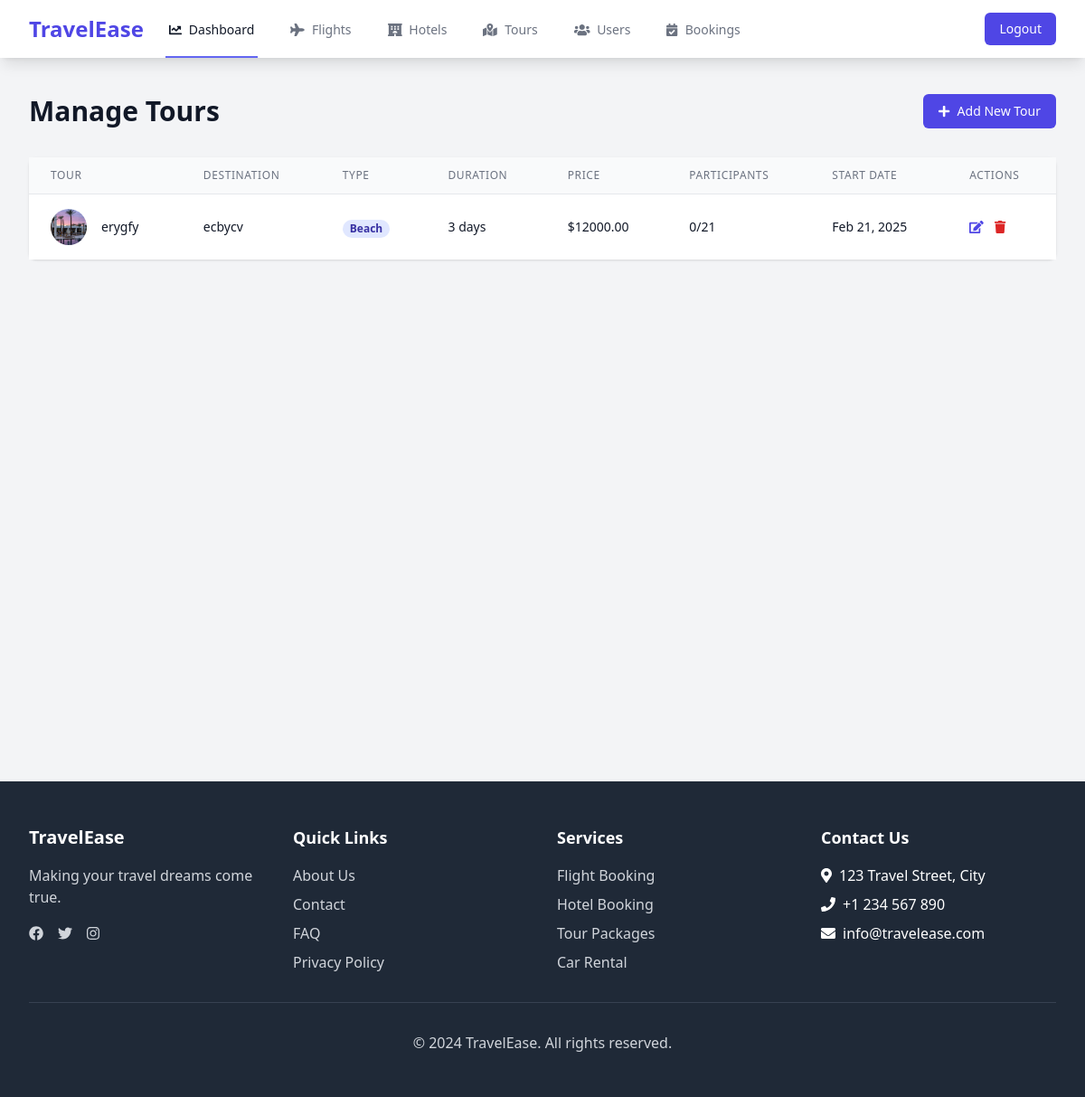
Screenshot of /manage/tours/ (signed in) with the database file from the repository.
### core/models.py (models this page shows, shortened)
class Tour(models.Model):
    ADVENTURE = 'adventure'
    CULTURAL = 'cultural'
    BEACH = 'beach'
    CITY = 'city'
    TOUR_TYPE_CHOICES = [
        (ADVENTURE, 'Adventure'),
        (CULTURAL, 'Cultural'),
        (BEACH, 'Beach'),
        (CITY, 'City Tours'),
    ]
    name = models.CharField(max_length=200)
    destination = models.CharField(max_length=200)
    description = models.TextField()
    duration_days = models.IntegerField()
    price = models.DecimalField(max_digits=10, decimal_places=2)
    tour_type = models.CharField(max_length=10, choices=TOUR_TYPE_CHOICES, default=CULTURAL)
    max_participants = models.IntegerField()
    current_participants = models.IntegerField(default=0)
    start_date = models.DateField()
    end_date = models.DateField()
    included_services = models.TextField()
    created_at = models.DateTimeField(auto_now_add=True)
    updated_at = models.DateTimeField(auto_now=True)
    class Meta:
        ordering = ['start_date']

class TourImage(models.Model):
    tour = models.ForeignKey('Tour', related_name='images', on_delete=models.CASCADE)
    image = models.ImageField(upload_to='tour_images/')
    created_at = models.DateTimeField(auto_now_add=True)
    class Meta:
        ordering = ['created_at']

### core/views.py (the view)
# urls.py: path('manage/tours/', views.manage_tours, name='manage_tours'),
@login_required
def manage_tours(request):
    if not request.user.role == 'admin':
        messages.error(request, 'You do not have permission to access this page.')
        return redirect('dashboard')
    tours = Tour.objects.all().order_by('-created_at')
    return render(request, 'dashboard/manage_tours.html', {'tours': tours})

### templates/dashboard/manage_tours.html (shortened to what this page needs)
{% extends 'base.html' %}
{% load static %}
{% block content %}
<div class="min-h-screen bg-gray-100">
    <div class="py-10">
        <header>
            <div class="max-w-7xl mx-auto px-4 sm:px-6 lg:px-8">
                <div class="flex justify-between items-center">
                    <h1 class="text-3xl font-bold leading-tight text-gray-900">Manage Tours</h1>
                    <a href="{% url 'add_tour' %}" class="inline-flex items-center px-4 py-2 border border-transparent text-sm font-medium rounded-md text-white bg-indigo-600 hover:bg-indigo-700">
                        <i class="fas fa-plus mr-2"></i>
                        Add New Tour
                    </a>
                </div>
            </div>
        </header>
        <main>
            <div class="max-w-7xl mx-auto sm:px-6 lg:px-8">
                <div class="mt-8">
                    <div class="bg-white shadow sm:rounded-lg">
                        {% if tours %}
                            <div class="overflow-x-auto">
                                <table class="min-w-full divide-y divide-gray-200">
                                    <thead class="bg-gray-50">
                                        <tr>
                                            <th scope="col" class="px-6 py-3 text-left text-xs font-medium text-gray-500 uppercase tracking-wider">Tour</th>
                                            <th scope="col" class="px-6 py-3 text-left text-xs font-medium text-gray-500 uppercase tracking-wider">Destination</th>
                                            <th scope="col" class="px-6 py-3 text-left text-xs font-medium text-gray-500 uppercase tracking-wider">Type</th>
                                            <th scope="col" class="px-6 py-3 text-left text-xs font-medium text-gray-500 uppercase tracking-wider">Duration</th>
                                            <th scope="col" class="px-6 py-3 text-left text-xs font-medium text-gray-500 uppercase tracking-wider">Price</th>
                                            <th scope="col" class="px-6 py-3 text-left text-xs font-medium text-gray-500 uppercase tracking-wider">Participants</th>
                                            <th scope="col" class="px-6 py-3 text-left text-xs font-medium text-gray-500 uppercase tracking-wider">Start Date</th>
                                            <th scope="col" class="px-6 py-3 text-left text-xs font-medium text-gray-500 uppercase tracking-wider">Actions</th>
                                        </tr>
                                    </thead>
                                    <tbody class="bg-white divide-y divide-gray-200">
                                        {% for tour in tours %}
                                            <tr>
                                                <td class="px-6 py-4 whitespace-nowrap">
                                                    <div class="flex items-center">
                                                        {% if tour.images.all %}
                                                            <div class="flex-shrink-0 h-10 w-10">
                                                                <img class="h-10 w-10 rounded-full object-cover" src="{{ tour.images.first.image.url }}" alt="{{ tour.name }}">
                                                            </div>
                                                        {% else %}
                                                            <div class="flex-shrink-0 h-10 w-10 rounded-full bg-gray-200 flex items-center justify-center">
                                                                <i class="fas fa-map-marked-alt text-gray-400"></i>
                                                            </div>
                                                        {% endif %}
                                                        <div class="ml-4">
                                                            <div class="text-sm font-medium text-gray-900">{{ tour.name }}</div>
                                                        </div>
                                                    </div>
                                                </td>
                                                <td class="px-6 py-4 whitespace-nowrap text-sm text-gray-900">{{ tour.destination }}</td>
                                                <td class="px-6 py-4 whitespace-nowrap">
                                                    <span class="px-2 inline-flex text-xs leading-5 font-semibold rounded-full bg-indigo-100 text-indigo-800">
                                                        {{ tour.get_tour_type_display }}
                                                    </span>
                                                </td>
                                                <td class="px-6 py-4 whitespace-nowrap text-sm text-gray-900">{{ tour.duration_days }} days</td>
                                                <td class="px-6 py-4 whitespace-nowrap text-sm text-gray-900">${{ tour.price }}</td>
                                                <td class="px-6 py-4 whitespace-nowrap text-sm text-gray-900">
                                                    {{ tour.current_participants }}/{{ tour.max_participants }}
                                                </td>
                                                <td class="px-6 py-4 whitespace-nowrap text-sm text-gray-900">{{ tour.start_date|date:"M d, Y" }}</td>
                                                <td class="px-6 py-4 whitespace-nowrap text-sm font-medium space-x-2">
                                                    <a href="{% url 'edit_tour' tour.id %}" class="text-indigo-600 hover:text-indigo-900">
                                                        <i class="fas fa-edit"></i>
                                                    </a>
                                                    <a href="{% url 'delete_tour' tour.id %}" class="text-red-600 hover:text-red-900" onclick="return confirm('Are you sure you want to delete this tour?')">
                                                        <i class="fas fa-trash"></i>
                                                    </a>
                                                </td>
                                            </tr>
                                        {% endfor %}
                                    </tbody>
                                </table>
                            </div>
                        {% endif %}
                    </div>
                </div>
            </div>
        </main>
    </div>
</div>
{% endblock %}

### rows the page displays
Tour: images.first.image (picture), name "erygfy", destination "ecbycv", tour_type "Beach", duration_days "3", price "12000.00", current_participants "0", max_participants "21", start_date "Feb 21, 2025"
